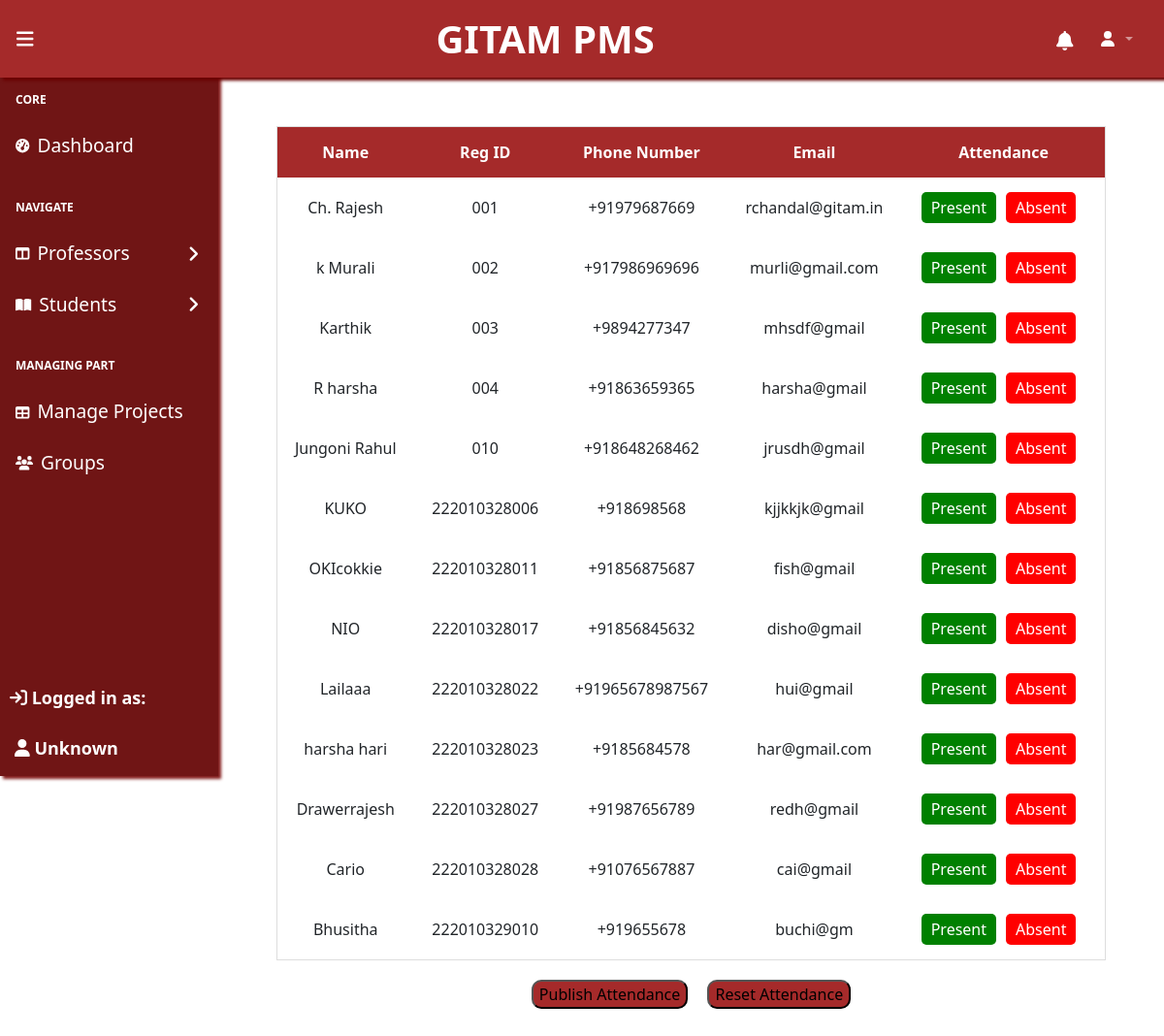
/Dashboard-Professor/includes/Attendance.php (signed in), run on the app's committed database.
### tables this page shows
CREATE TABLE `users` (
  `reg_id` varchar(255) NOT NULL,
  `password` varchar(255) NOT NULL,
  `role` varchar(255) DEFAULT NULL,
  `record_status` tinyint(4) DEFAULT 1,
  `user_name` varchar(255) DEFAULT NULL,
  `first_name` varchar(255) DEFAULT NULL,
  `last_name` varchar(255) DEFAULT NULL,
  `email` varchar(255) DEFAULT NULL,
  `phone_number` varchar(255) DEFAULT NULL
);

### Dashboard-Professor/includes/Attendance.php (the view, shortened to what this page needs)
<?php
include('../../dbcon.php');
$sql = "SELECT user_name, phone_number, email, reg_id FROM users WHERE role = 'student'";
$result = mysqli_query($con, $sql);
?>
<head>
    <link href="https://cdn.jsdelivr.net/npm/simple-datatables@7.1.2/dist/style.min.css" rel="stylesheet" />
    <link href="attendance.css" rel="stylesheet" />
</head>
<?php
include('header.php');
?>
<form method="post">
<div class="container">
    <table class="tab" style="width: 90%;">
        <thead>
            <tr>
                <th>Name</th>
                <th>Reg ID</th>
                <th>Phone Number</th>
                <th>Email</th>
                <th>Attendance</th>
            </tr>
        </thead>
        <tbody id="tbody">
            <?php
            while ($row = mysqli_fetch_assoc($result)) {
                echo "<tr>";
                echo "<td>" . $row['user_name'] . "</td>";
                echo "<td>" . $row['reg_id'] . "</td>";
                echo "<td>" . $row['phone_number'] . "</td>";
                echo "<td>" . $row['email'] . "</td>";
                echo "<td class='td6'>";
                echo "<button class='present-btn'>Present</button>";
                echo "<button class='absent-btn'>Absent</button>";
                echo "</td>";
                echo "</tr>";
            }
            ?>
        </tbody>
    </table>
    <button class="submit-btn">Publish Attendance</button>
    <button class="submit-btn ml-3">Reset Attendance</button>
</div>
<?php
include('scripts.php');
?>

### Dashboard-Professor/includes/attendance.css (style rules this page uses)
table, td, th { border: 1px solid #ddd; text-align: left; }
table { border-collapse: collapse; width: 100%; margin: auto; margin-top: 50px; }
th, td { padding: 15px; text-align: center; }
tr>th { background-color: teal; color: white; }
.td6 { display: flex; align-items: center; justify-content: center; }
.td6>button { margin-right: 10px; color: white; border-radius: 5px; padding: 5px 10px; border: none; cursor: pointer; }
.td6>button:nth-child(1) { background-color: green; }
.td6>button:nth-child(2) { background-color: red; }
thead th { background-color: brown; }

### Dashboard-Professor/includes/Attendance.php (style rules this page uses)
.container { text-align: center; }
table, td, th { border: 1px solid #ddd; text-align: left; }
table { border-collapse: collapse; width: 100%; margin: auto; margin-top: 50px; text-align: center; }
th, td { padding: 15px; text-align: center; }
tr>th { background-color: teal; color: white; }
.td6 { display: flex; align-items: center; justify-content: center; }
.td6>button { margin-right: 10px; color: white; border-radius: 5px; padding: 5px 10px; border: none; cursor: pointer; }
.td6>button:nth-child(1) { background-color: green; }
.td6>button:nth-child(2) { background-color: red; }
thead th { background-color: brown; }
.submit-btn { margin-top: 20px; margin-bottom: 20px; background-color: brown; color: black; border-radius: 10px; }

### data on the page
users: user_name "Ch. Rajesh", reg_id "001", phone_number "+91979687669", email "rchandal@gitam.in"
users: user_name "k Murali", reg_id "002", phone_number "+917986969696", email "murli@gmail.com"
users: user_name "Karthik", reg_id "003", phone_number "+9894277347", email "mhsdf@gmail"
users: user_name "R harsha", reg_id "004", phone_number "+91863659365", email "harsha@gmail"
users: user_name "Jungoni Rahul", reg_id "010", phone_number "+918648268462", email "jrusdh@gmail"
users: user_name "KUKO", reg_id "222010328006", phone_number "+918698568", email "kjjkkjk@gmail"
users: user_name "OKIcokkie", reg_id "222010328011", phone_number "+91856875687", email "fish@gmail"
users: user_name "NIO", reg_id "222010328017", phone_number "+91856845632", email "disho@gmail"
users: user_name "Lailaaa", reg_id "222010328022", phone_number "+91965678987567", email "hui@gmail"
users: user_name "harsha hari", reg_id "222010328023", phone_number "+9185684578", email "har@gmail.com"
users: user_name "Drawerrajesh", reg_id "222010328027", phone_number "+91987656789", email "redh@gmail"
users: user_name "Cario", reg_id "222010328028", phone_number "+91076567887", email "cai@gmail"
users: user_name "Bhusitha", reg_id "222010329010", phone_number "+919655678", email "buchi@gm"

### other printed values
$user_name ? $user_name : "Unknown" "Unknown"
